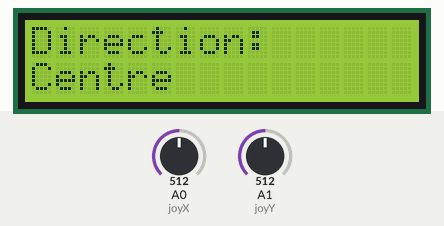
Simulated run of this sketch. Board: Arduino Uno, built with avr-gcc and run on an emulated ATmega328P. On the bench: 16×2 character LCD. Inputs (shaded band) come from the test bench; at power-on: A0 (joyX) = 512, A1 (joyY) = 512.

Above: at 1.2 s.
1.3 s: A0 (joyX) set to 689
2.8 s: A0 (joyX) set to 711
At 3.7 s:
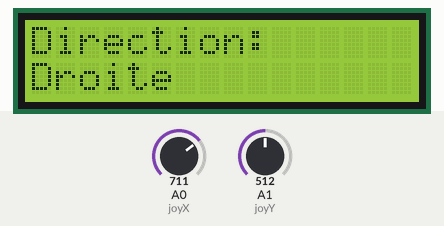
4.3 s: A0 (joyX) set to 290
At 4.8 s:
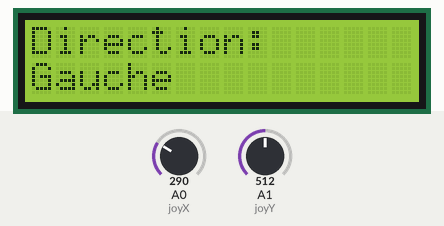
5.8 s: A0 (joyX) set to 315
At 7.0 s:
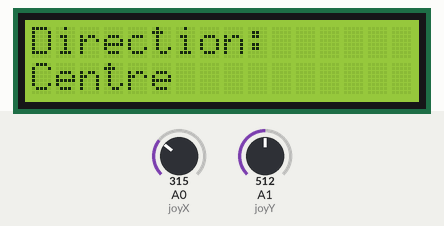
7.3 s: A1 (joyY) set to 688
8.8 s: A1 (joyY) set to 714
At 9.5 s:
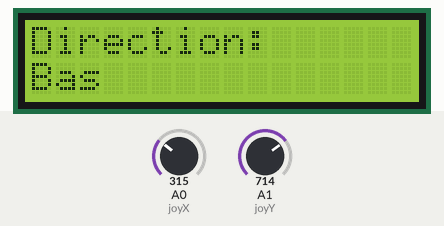
Timing chart, 0 to 11.3 s (numbered marks = the images above; inputs shaded):
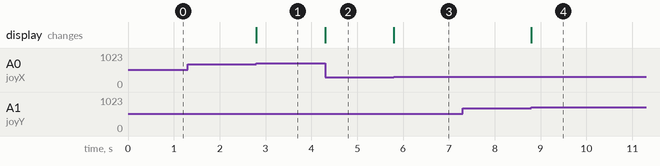

The sketch:

Job9.ino
```cpp
#include <LiquidCrystal.h>


LiquidCrystal lcd(12, 11, 5, 4, 3, 2);

int joyX = A0;
int joyY = A1;

void setup() {
  lcd.begin(16, 2);

  lcd.print("Direction: ");

  pinMode(joyX, INPUT);
  pinMode(joyY, INPUT);
}

void loop() {
  int xVal = analogRead(joyX);
  int yVal = analogRead(joyY);

  if (xVal < 300) {
    lcd.setCursor(0, 1);
    lcd.print("Gauche ");
  }
  else if (xVal > 700) {
    lcd.setCursor(0, 1);
    lcd.print("Droite ");
  }
  else if (yVal < 300) {
    lcd.setCursor(0, 1);
    lcd.print("Haut   ");
  }
  else if (yVal > 700) {
    lcd.setCursor(0, 1);
    lcd.print("Bas    ");
  }
  else {
    lcd.setCursor(0, 1);
    lcd.print("Centre ");
  }
}
```

Measured:
- the behaviour switches between 700 and 701 on A0 (joyX) (found by bisection; images 0 and 1)
- the behaviour switches between 299 and 300 on A0 (joyX) (found by bisection; images 2 and 3)
- the behaviour switches between 700 and 701 on A1 (joyY) (found by bisection; images 3 and 4)
- after the input at 1.3 s, every drawn part: stays the same
- after the input at 2.8 s, the display: changes at once (image 1)
- after the input at 4.3 s, the display: changes at once (image 2)
- after the input at 5.8 s, the display: changes at once (image 3)
- after the input at 7.3 s, every drawn part: stays the same
- after the input at 8.8 s, the display: changes at once (image 4)
